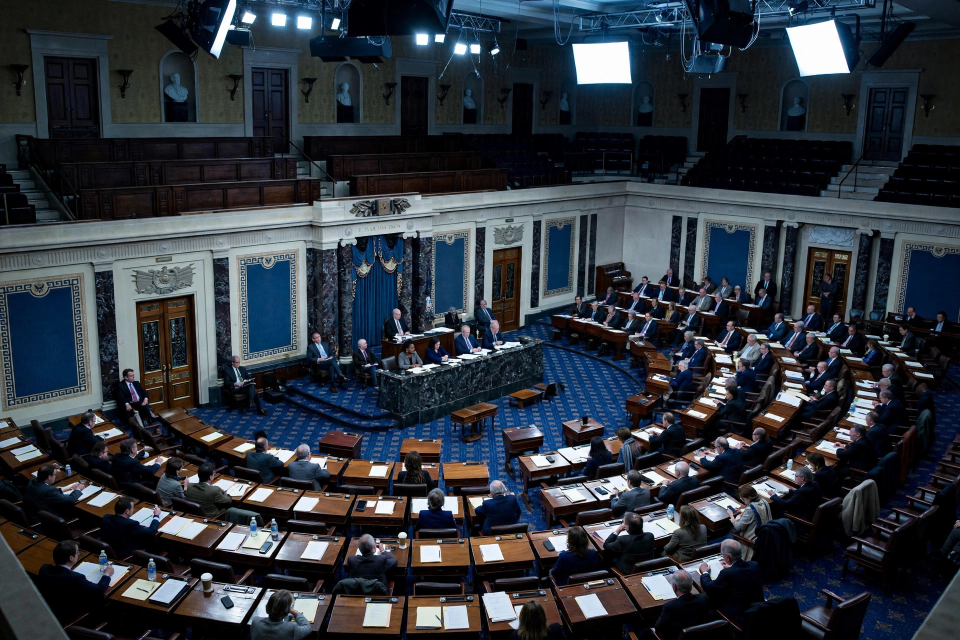
#> input picture assets/senate.jpg, 1920 x 1280 px (shown at 1/2 size)
$ python compose_frontpage.py
#> lines starting #> are read from the running program, lines starting #| are printed output that depends on the picture
#!/usr/bin/env python3
"""Compose the front page for the Friday 20 November 2026 edition.

The sheet is drawn with Pillow on a 1024x1024 canvas: a masthead, a lead
story with a photograph, two further illustrated stories, two text stories
in columns and a briefs strip along the bottom.  Running this file writes
``entry.png`` next to it; ``main.py`` is the program the grader runs and
it ships that PNG to the output directory after verifying it.
"""

import os
import textwrap

from PIL import Image, ImageDraw, ImageFont

HERE = os.path.dirname(os.path.abspath(__file__))
ASSETS = os.path.join(HERE, "assets")

SIDE = 1024                 # the canvas is square, SIDE x SIDE pixels
EDGE = 34                   # outer margin of the sheet
PAPER = (246, 241, 230)     # warm newsprint
INK = (22, 22, 26)          # near-black ink
FAINT = (96, 90, 80)        # grey-brown for captions and furniture
ACCENT = (122, 28, 28)      # oxblood red for kickers

SERIF = "/usr/share/fonts/truetype/dejavu/DejaVuSerif.ttf"
SERIF_BOLD = "/usr/share/fonts/truetype/dejavu/DejaVuSerif-Bold.ttf"
SANS = "/usr/share/fonts/truetype/dejavu/DejaVuSans.ttf"
SANS_BOLD = "/usr/share/fonts/truetype/dejavu/DejaVuSans-Bold.ttf"


def load_font(path, size):
    return ImageFont.truetype(path, size)


def wrapped(draw, text, font, width):
    """Split ``text`` into lines that fit ``width`` pixels.

    Wrapping is measured against the real font instead of counting
    characters, so narrow and wide letters are treated honestly.
    """
    lines = []
    for word in text.split():
        trial = word if not lines else lines[-1] + " " + word
        if lines and draw.textlength(trial, font=font) > width:
            lines.append(word)
        elif lines:
            lines[-1] = trial
        else:
            lines.append(word)
    return lines


def paste_cover(canvas, path, box):
    """Paste the photo at ``path`` so it covers ``box`` (x, y, w, h).

    The photo is centre-cropped to the box's aspect ratio first, the way
    a picture desk crops wire photos to the hole on the page.
    """
    x, y, w, h = box
    photo = Image.open(path).convert("RGB")
    target = w / h
    pw, ph = photo.size
    if pw / ph > target:            # too wide: trim the sides
        crop = int(ph * target)
        left = (pw - crop) // 2
        photo = photo.crop((left, 0, left + crop, ph))
    else:                           # too tall: trim top and bottom
        crop = int(pw / target)
        top = (ph - crop) // 2
        photo = photo.crop((0, top, pw, top + crop))
    canvas.paste(photo.resize((w, h), Image.LANCZOS), (x, y))


class FrontPage:
    """A one-page newspaper being assembled top to bottom."""

    def __init__(self):
        self.img = Image.new("RGB", (SIDE, SIDE), PAPER)
        self.d = ImageDraw.Draw(self.img)
        self.y = EDGE               # cursor: next free row of pixels

    # -- page furniture ------------------------------------------------
    def thick_rule(self, gap_before=6, gap_after=10):
        self.y += gap_before
        self.d.rectangle([EDGE, self.y, SIDE - EDGE, self.y + 3], fill=INK)
        self.y += 3 + gap_after

    def thin_rule(self, gap_before=4, gap_after=6):
        self.y += gap_before
        self.d.line([EDGE, self.y, SIDE - EDGE, self.y], fill=INK, width=1)
        self.y += 1 + gap_after

    def banner(self):
        d = self.d
        small = load_font(SANS, 17)
        d.text((EDGE, self.y), "VOL. I — No. 21", font=small, fill=FAINT)
        centre = "FRIDAY, 20 NOVEMBER 2026"
        w = d.textlength(centre, font=small)
        d.text(((SIDE - w) / 2, self.y), centre, font=small, fill=FAINT)
        late = "LATE EDITION"
        w = d.textlength(late, font=small)
        d.text((SIDE - EDGE - w, self.y), late, font=small, fill=FAINT)
        self.y += 26
        name_font = load_font(SERIF_BOLD, 74)
        name = "The World Ledger"
        w = d.textlength(name, font=name_font)
        d.text(((SIDE - w) / 2, self.y), name, font=name_font, fill=INK)
        self.y += 84
        strap = load_font(SANS_BOLD, 19)
        line = "THE WORLD'S NEWS OF ONE DAY, SET ON ONE PAGE"
        w = d.textlength(line, font=strap)
        d.text(((SIDE - w) / 2, self.y), line, font=strap, fill=ACCENT)
        self.y += 24
        self.thick_rule()

    # -- story pieces --------------------------------------------------
    def kicker(self, x, text, width):
        f = load_font(SANS_BOLD, 18)
        self.d.text((x, self.y), text.upper(), font=f, fill=ACCENT)
        return 24

    def headline(self, x, text, width, size):
        f = load_font(SERIF_BOLD, size)
        used = 0
        for line in wrapped(self.d, text, f, width):
            self.d.text((x, self.y + used), line, font=f, fill=INK)
            used += int(size * 1.12)
        return used

    def deck(self, x, text, width, size=21):
        f = load_font(SERIF, size)
        used = 0
        for line in wrapped(self.d, text, f, width):
            self.d.text((x, self.y + used), line, font=f, fill=INK)
            used += int(size * 1.34)
        return used

    def caption(self, x, text, width):
        f = load_font(SANS, 15)
        used = 0
        for line in wrapped(self.d, text, f, width):
            self.d.text((x, self.y + used), line, font=f, fill=FAINT)
            used += 20
        return used

    def photo_block(self, x, path, w, h, caption_text):
        """A photograph with its caption, drawn at the cursor row."""
        top = self.y
        paste_cover(self.img, path, (x, top, w, h))
        self.y = top + h + 4
        used = self.caption(x, caption_text, w)
        self.y = top
        return h + 4 + used

    def lead(self, story):
        """The lead: words on the left, the picture on the right."""
        top = self.y
        text_w = 548
        self.y += self.kicker(EDGE, story["kicker"], text_w)
        self.y += self.headline(EDGE, story["headline"], text_w, 36)
        self.y += 4
        byline = load_font(SANS, 16)
        self.d.text((EDGE, self.y), story["byline"], font=byline, fill=FAINT)
        self.y += 24
        left_h = (self.y - top) + self.deck(EDGE, story["deck"], text_w, 19)
        photo_x = EDGE + text_w + 26
        photo_w = SIDE - EDGE - photo_x
        self.y = top
        right_h = self.photo_block(
            photo_x, story["photo"], photo_w, 200, story["caption"])
        self.y = top + max(left_h, right_h)

    def illustrated_row(self, story):
        """A story whose photograph sits on the left of its words."""
        top = self.y
        photo_w = 428
        left_h = self.photo_block(
            EDGE, story["photo"], photo_w, 140, story["caption"])
        x = EDGE + photo_w + 24
        text_w = SIDE - EDGE - x
        self.y = top
        self.y += self.kicker(x, story["kicker"], text_w)
        self.y += self.headline(x, story["headline"], text_w, 30)
        self.y += 2
        right_h = self.deck(x, story["deck"], text_w, 19) + (self.y - top)
        self.y = top + max(left_h, right_h)

    def text_story(self, x, story, width):
        top = self.y
        self.y += self.kicker(x, story["kicker"], width)
        self.y += self.headline(x, story["headline"], width, 21)
        self.y += 2
        used = self.deck(x, story["deck"], width, 16) + (self.y - top)
        self.y = top
        return used


LEAD = {
    "kicker": "Washington — The Iran War",
    "headline": "Trump Puts Iran Decision Off Until the New Year",
    "byline": "By the Ledger Wire — Washington",
    "deck": (
        "President Trump told Axios he will not decide the next step in "
        "the Iran war until the new year. The Senate then voted 51 to 48 "
        "to block a measure ordering him to end the war or win "
        "Congress's approval to fight it."
    ),
    "photo": os.path.join(ASSETS, "senate.jpg"),
    "caption": "The Senate chamber, which voted 51–48 on the war measure.",
}

KYIV = {
    "kicker": "Kyiv — Russia-Ukraine War",
    "headline": "Strikes on Kyiv's Bridges Kill Eight",
    "deck": (
        "Missiles and drones struck bridges across the capital overnight, "
        "Mayor Vitali Klitschko said; 28 people were injured across "
        "nine regions."
    ),
    "photo": os.path.join(ASSETS, "kyiv.jpg"),
    "caption": "Dawn over the Dnipro after the overnight strikes on Kyiv.",
}

SHENZHEN = {
    "kicker": "Shenzhen — Diplomacy",
    "headline": "Trump, Putin and Xi: Nuclear War “Must Never Be Fought”",
    "deck": (
        "A joint statement after the Shenzhen meeting renews the pledge "
        "that a nuclear war cannot be won — but brings no breakthrough "
        "on Ukraine."
    ),
}

PACIFIC = {
    "kicker": "The Pacific — Climate",
    "headline": "U.S. Leases 31.5 Million Acres of Seabed for Mining",
    "deck": (
        "The Marine Minerals Administration leased the tract to Wetstone "
        "U.S. Ventures for $6 million — the first sale of its kind, in a "
        "new race for seabed metals."
    ),
}

KENYA = {
    "kicker": "Nairobi — Health",
    "headline": "Kenya's Last Ebola Patient Goes Home",
    "deck": (
        "Thirty-seven days after the first case, the last patient was "
        "discharged. The outbreak is over."
    ),
    "photo": os.path.join(ASSETS, "kenya.jpg"),
    "caption": "Applause as the last patient is discharged.",
}

BRIEFS = [
    "WARSAW — Russian missiles and a drone violated Poland's airspace overnight, Warsaw says.",
    "ROME — Italy fines Meta €805 million over its access to Android users' photos.",
    "NEW YORK — Grand Theft Auto VI tops $2.3 billion in sales on its launch day.",
    "TALLINN — Estonia shuts its Russian border for six months; Moscow cries “new Iron Curtain.”",
]


def bottom_row(page):
    """Three columns: two text stories and the Kenya picture story."""
    top = page.y
    col_w = 296
    gap = 34
    h1 = page.text_story(EDGE, SHENZHEN, col_w)
    x2 = EDGE + col_w + gap
    h2 = page.text_story(x2, PACIFIC, col_w)
    x3 = x2 + col_w + gap
    page.y = top
    photo_h = page.photo_block(x3, KENYA["photo"], col_w, 82, KENYA["caption"])
    page.y = top + photo_h + 4
    h3 = page.kicker(x3, KENYA["kicker"], col_w)
    page.y += h3
    head_h = page.headline(x3, KENYA["headline"], col_w, 21)
    page.y += head_h
    h3 += head_h
    page.y += 2
    h3 += page.deck(x3, KENYA["deck"], col_w, 16)
    page.y = top + max(h1, h2, photo_h + 4 + h3)


def briefs_strip(page):
    """The IN BRIEF strip: six one-line stories in two columns."""
    page.thin_rule(gap_before=2, gap_after=6)
    head = load_font(SANS_BOLD, 19)
    page.d.text((EDGE, page.y), "IN BRIEF", font=head, fill=INK)
    page.y += 25
    body = load_font(SANS, 15)
    col_w = 462
    xs = [EDGE, EDGE + col_w + 32]
    pitch = 40                      # two lines at 18 px, plus air
    for i, item in enumerate(BRIEFS):
        x = xs[i % 2]
        lines = wrapped(page.d, item, body, col_w)
        y0 = page.y + (i // 2) * pitch
        for j, line in enumerate(lines):
            page.d.text((x, y0 + j * 18), line, font=body, fill=INK)
    page.y += ((len(BRIEFS) + 1) // 2) * pitch


def footer(page):
    page.thin_rule(gap_before=0, gap_after=6)
    f = load_font(SANS, 14)
    left = "Sources: Just Security · One Turn News · Bangladesh Chronicle"
    page.d.text((EDGE, page.y), left, font=f, fill=FAINT)
    right = "Set by an AI compositor — Fri 20 Nov 2026"
    w = page.d.textlength(right, font=f)
    page.d.text((SIDE - EDGE - w, page.y), right, font=f, fill=FAINT)


def build():
    page = FrontPage()
#> in __init__, `self.img = Image.new("RGB", (SIDE, SIDE), PAPER)`:
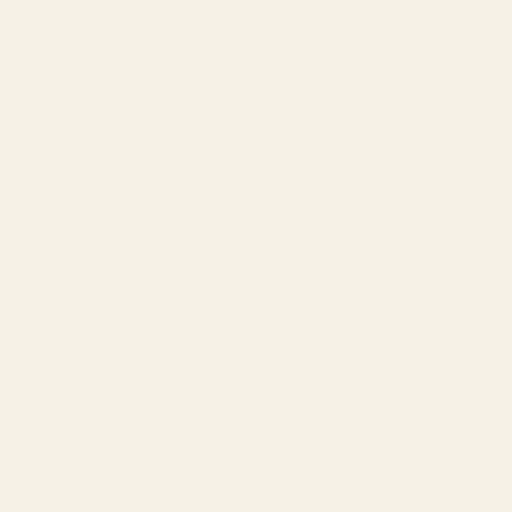
#> self.img: PIL image 1024x1024 RGB (shown at 1/2 size); mean R, G, B 246, 241, 230
    page.banner()
#> in banner, `w = d.textlength(centre, font=small)`: w = 243.6
#> in banner, `w = d.textlength(late, font=small)`: w = 117
#> in banner, `w = d.textlength(name, font=name_font)`: w = 741.4
#> in banner, `w = d.textlength(line, font=strap)`: w = 556.8
    page.lead(LEAD)
#> the loop in headline, `for line in wrapped(self.d, text, f, width):` made 2 passes
#> (line, used) on passes 1 to 2: ('Trump Puts Iran Decision', 40), ('Off Until the New Year', 80)
#> after the loop in headline, `for line in wrapped(self.d, text, f, width):`: used = 80
#> in lead, `self.y += self.headline(EDGE, story["headline"], text_w, 36)`: self.y = 291
#> in lead, `self.y += 4`: self.y = 295
#> in lead, `self.y += 24`: self.y = 319
#> the loop in deck, `for line in wrapped(self.d, text, f, width):` made 4 passes
#> used on passes 1 to 4: 25, 50, 75, 100
#> after the loop in deck, `for line in wrapped(self.d, text, f, width):`: used = 100
#> in lead, `left_h = (self.y - top) + self.deck(EDGE, story["deck"], text_w, 19)`: left_h = 232
#> in paste_cover, photo is the input picture: PIL image 1920x1280 RGB; mean R, G, B 47, 53.1, 61
#> the loop in caption, `for line in wrapped(self.d, text, f, width):` made 2 passes
#> used on pass 1: 20
#> after the loop in caption, `for line in wrapped(self.d, text, f, width):`: used = 40
#> in lead, `right_h = self.photo_block( photo_x, story["photo"], photo_w, 200, sto..`: right_h = 244
#> in lead, `self.y = top + max(left_h, right_h)`: self.y = 431
    page.thin_rule()
#> in thin_rule, `self.y += gap_before`: self.y = 435
#> in thin_rule, `self.y += 1 + gap_after`: self.y = 442
    page.illustrated_row(KYIV)
#> call 2 of paste_cover, with path = 'assets/kyiv.jpg', box = (34, 442, 428, 140)
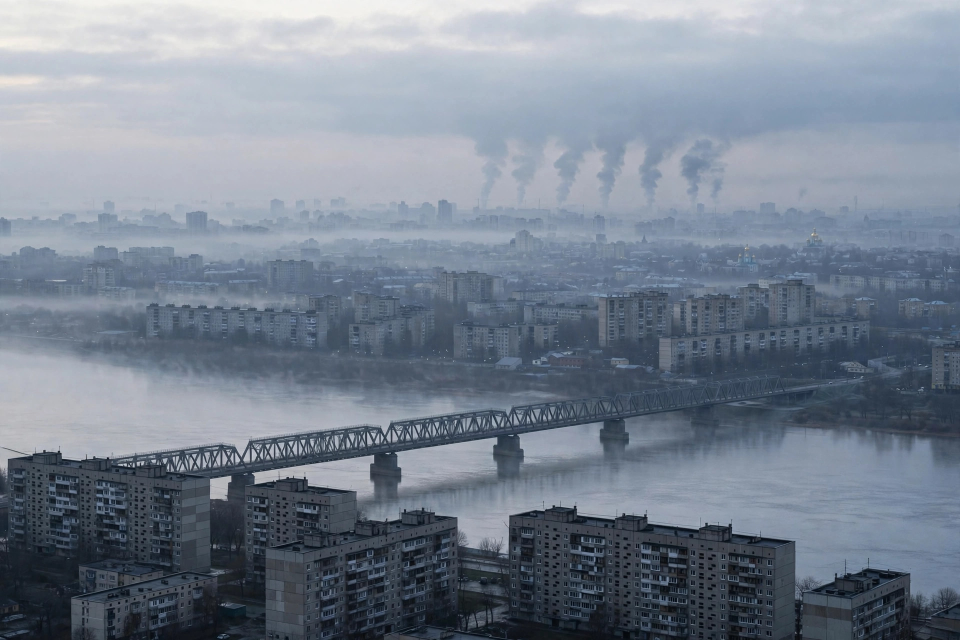
#> input picture assets/kyiv.jpg, 1920 x 1280 px (shown at 1/2 size)
#> in paste_cover, photo is the input picture: PIL image 1920x1280 RGB; mean R, G, B 120, 130.4, 144.5
#> in paste_cover (call 2), `canvas.paste(photo.resize((w, h), Image.LANCZOS), (x, y))`:
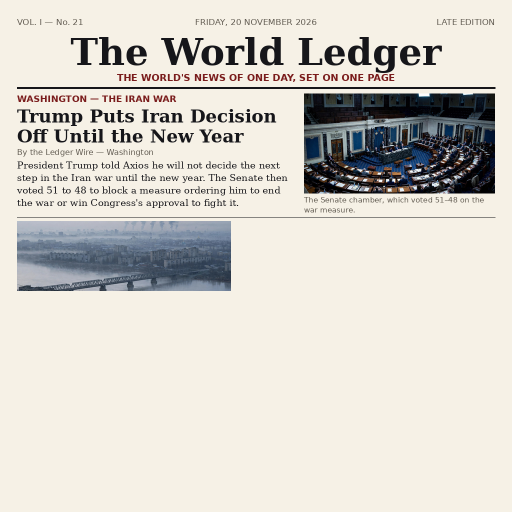
#> canvas: PIL image 1024x1024 RGB (shown at 1/2 size); mean R, G, B 215.2, 211.7, 204.2
#> the loop in caption (call 2), `for line in wrapped(self.d, text, f, width):` made 1 pass
#> in illustrated_row, `left_h = self.photo_block( EDGE, story["photo"], photo_w, 140, story["..`: left_h = 164
#> in illustrated_row, `self.y += self.kicker(x, story["kicker"], text_w)`: self.y = 466
#> the loop in headline (call 2), `for line in wrapped(self.d, text, f, width):` made 2 passes
#> (line, used) on passes 1 to 2: ("Strikes on Kyiv's Bridges Kill", 33), ('Eight', 66)
#> in illustrated_row, `self.y += self.headline(x, story["headline"], text_w, 30)`: self.y = 532
#> in illustrated_row, `self.y += 2`: self.y = 534
#> the loop in deck (call 2), `for line in wrapped(self.d, text, f, width):` made 3 passes
#> in illustrated_row, `right_h = self.deck(x, story["deck"], text_w, 19) + (self.y - top)`: right_h = 167
#> in illustrated_row, `self.y = top + max(left_h, right_h)`: self.y = 609
    page.thin_rule()
    bottom_row(page)
#> in bottom_row, `top = page.y`: top = 620
#> in text_story, `self.y += self.kicker(x, story["kicker"], width)`: self.y = 644
#> in text_story, `self.y += self.headline(x, story["headline"], width, 21)`: self.y = 713
#> in text_story, `self.y += 2`: self.y = 715
#> in text_story, `used = self.deck(x, story["deck"], width, 16) + (self.y - top)`: used = 200
#> in text_story, `self.y = top`: self.y = 620
#> in bottom_row, `h1 = page.text_story(EDGE, SHENZHEN, col_w)`: h1 = 200
#> call 3 of paste_cover, with path = 'assets/kenya.jpg', box = (694, 620, 296, 82)
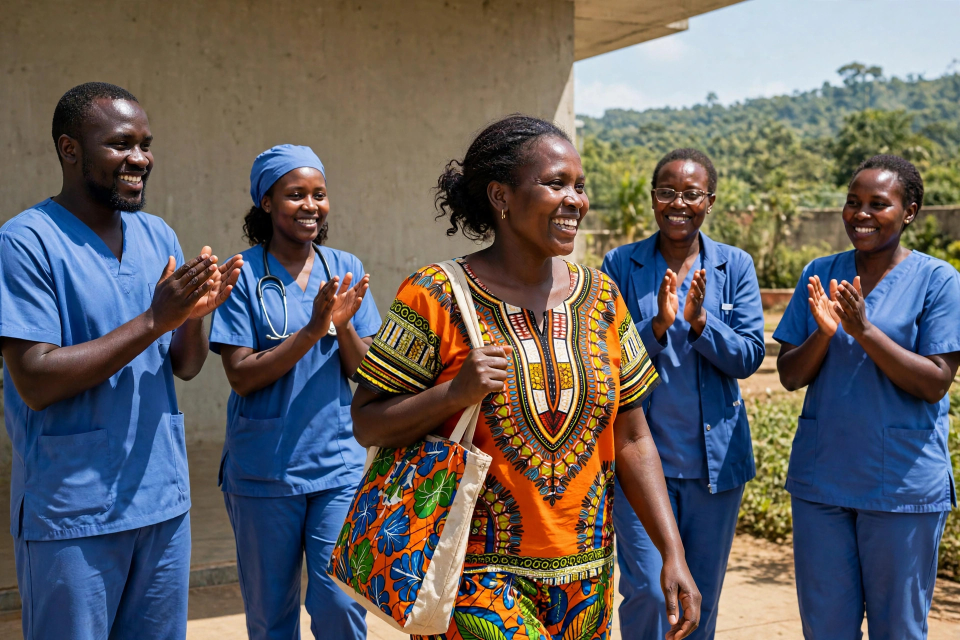
#> input picture assets/kenya.jpg, 1920 x 1280 px (shown at 1/2 size)
#> in paste_cover, photo is the input picture: PIL image 1920x1280 RGB; mean R, G, B 100.3, 97.1, 97.3
#> in paste_cover (call 3), `photo = photo.crop((0, top, pw, top + crop))`:
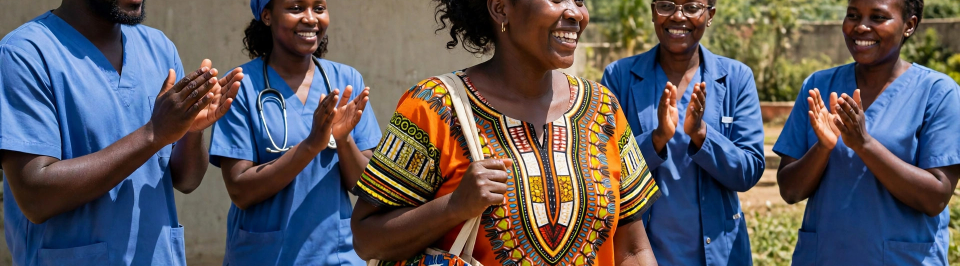
#> photo: PIL image 1920x531 RGB (shown at 1/2 size); mean R, G, B 92, 89.1, 94.2
#> in paste_cover (call 3), `canvas.paste(photo.resize((w, h), Image.LANCZOS), (x, y))`:
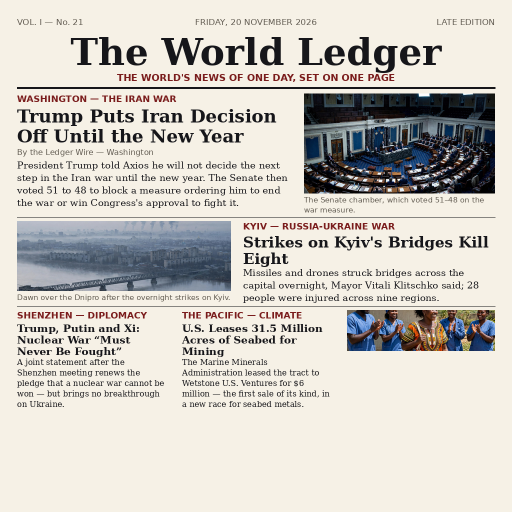
#> canvas: PIL image 1024x1024 RGB (shown at 1/2 size); mean R, G, B 205.8, 202, 195.3
#> in bottom_row, `photo_h = page.photo_block(x3, KENYA["photo"], col_w, 82, KENYA["capti..`: photo_h = 126
#> in bottom_row, `page.y = top + photo_h + 4`: page.y = 750
#> in bottom_row, `page.y += h3`: page.y = 774
#> in bottom_row, `head_h = page.headline(x3, KENYA["headline"], col_w, 21)`: head_h = 46
#> in bottom_row, `page.y += head_h`: page.y = 820
#> in bottom_row, `h3 += head_h`: h3 = 70
#> in bottom_row, `page.y += 2`: page.y = 822
#> in bottom_row, `h3 += page.deck(x3, KENYA["deck"], col_w, 16)`: h3 = 133
#> in bottom_row, `page.y = top + max(h1, h2, photo_h + 4 + h3)`: page.y = 883
    briefs_strip(page)
#> in briefs_strip, `page.y += 25`: page.y = 917
#> the loop in briefs_strip, `for i, item in enumerate(BRIEFS):` made 4 passes
#> y0 on passes 1 to 4: 917, 917, 957, 957
#> in briefs_strip, `page.y += ((len(BRIEFS) + 1) // 2) * pitch`: page.y = 997
    footer(page)
#> in footer, `w = page.d.textlength(right, font=f)`: w = 301.2
    out = os.path.join(HERE, "entry.png")
    page.img.save(out, optimize=True)
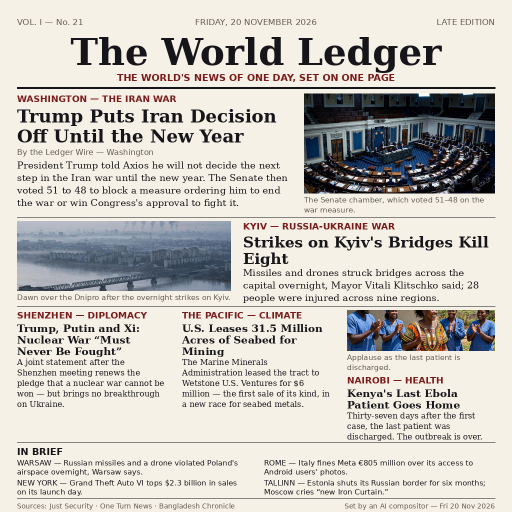
#> saved as entry.png: PIL image 1024x1024 RGB (shown at 1/2 size); mean R, G, B 202.3, 198.5, 192
    print("wrote", out, os.path.getsize(out), "bytes; cursor ended at", page.y)
#| wrote entry.png 480446 bytes; cursor ended at 1004


if __name__ == "__main__":
    build()
